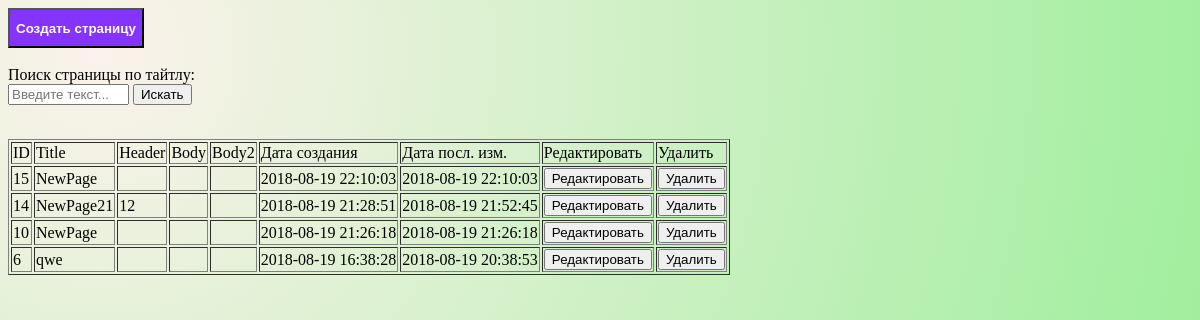
Page /index.php (signed in) on the committed database.
### tables this page shows
CREATE TABLE IF NOT EXISTS `pages` (
  `id` int(11) NOT NULL AUTO_INCREMENT,
  `title` text NOT NULL,
  `header` text NOT NULL,
  `body` text NOT NULL,
  `body2` text NOT NULL,
  `date_create` datetime DEFAULT NULL,
  `date_edit` datetime DEFAULT NULL,
  PRIMARY KEY (`id`)
);

### dbase.php (called while the page is built, shortened)
<?php
class dbase {
    private static $site_db = null;
        static function activate()
        {
            self::$site_db = new mysqli(self::HOST,self::USER,self::PASS,self::DB);
            self::$site_db->query('SET NAMES \'utf8\'');
        }
        static function db()
        {
            return self::$site_db;
        }
}

### model.php (the view, shortened to what this page needs)
<?php
include_once 'dbase.php';
function get_pages_sql($search)
{
    $q="SELECT * FROM pages WHERE title LIKE '%".$search."%' ORDER BY id DESC";
    $result=dbase::db()->query($q);
    for($i=0; $i<$result->num_rows; $i++)
    {
        $data[] = $result->fetch_assoc();
    }
    return $data;
}
function get_pages($search)
{
    $data=get_pages_sql($search);
    $str='';
    for($i=0; $i<count($data); $i++)
    {
       $str=$str."<tr id=".$data[$i]['id'].">
	   <td>".$data[$i]['id']."</td>
	   <td>".$data[$i]['title']."</td>
	   <td>".$data[$i]['header']."</td>
	   <td>".$data[$i]['body']."</td>
	   <td>".$data[$i]['body2']."</td>
	   <td>".$data[$i]['date_create']."</td>
	   <td>".$data[$i]['date_edit']."</td>
	   <td><a href='edit.php?&id=".$data[$i]['id']."'><button>Редактировать</button></a></td>
	   <td><a onclick='dell(".$data[$i]['id'].")'><button>Удалить</button></a></td>
	   </tr>";
    }
    return $str;
}

### header.php (shortened to what this page needs)
<html>
    <head>
        <link rel="stylesheet" type="text/css" href="css/style.css">
    </head>
	<body>
		<div>

### index.php (shortened to what this page needs)
<?php
include_once 'model.php';
if(isset($_POST['search']))
{
	$search=$_POST['search'];
} else {
    $search='';
}
$result=get_pages($search);
include_once 'header.php';
?>
		<a onclick='create_new_page()'><button class="knopka1">Создать страницу</button></a>
		<br><br>
        <div>
            Поиск страницы по тайтлу:
            <form action="#" method="post">
                <input name="search" size="12" type="text" placeholder="Введите текст...">
                <input type="submit" value="Искать">
            </form>
			<br>
			<?php
				if($result!=false)
                {
					echo "
					<table border='1px'>
						<tr>
							<td>ID</td>
							<td>Title</td>
							<td>Header</td>
							<td>Body</td>
							<td>Body2</td>
							<td>Дата создания</td>
							<td>Дата посл. изм.</td>
							<td>Редактировать </td>
							<td>Удалить</td>
						</tr>
						$result
					</table>
					";
				}
				else
				{
					echo 'Не найдено!';
				}
			?>
        </div>
</div>
</body>
</html>

### css/style.css (style rules this page uses)
body { background: radial-gradient(circle farthest-corner at 100px 50px, #FBF2EB, #90EE90); background-attachment: fixed; background-position:center; }
.knopka1 { color:#fff; background-color:#8533ff; font-weight: bold; height:40px; }

### rows in the picture
pages: id "15", title "NewPage", date_create "2018-08-19 22:10:03", date_edit "2018-08-19 22:10:03"
pages: id "14", title "NewPage21", header "12", date_create "2018-08-19 21:28:51", date_edit "2018-08-19 21:52:45"
pages: id "10", title "NewPage", date_create "2018-08-19 21:26:18", date_edit "2018-08-19 21:26:18"
pages: id "6", title "qwe", date_create "2018-08-19 16:38:28", date_edit "2018-08-19 20:38:53"
